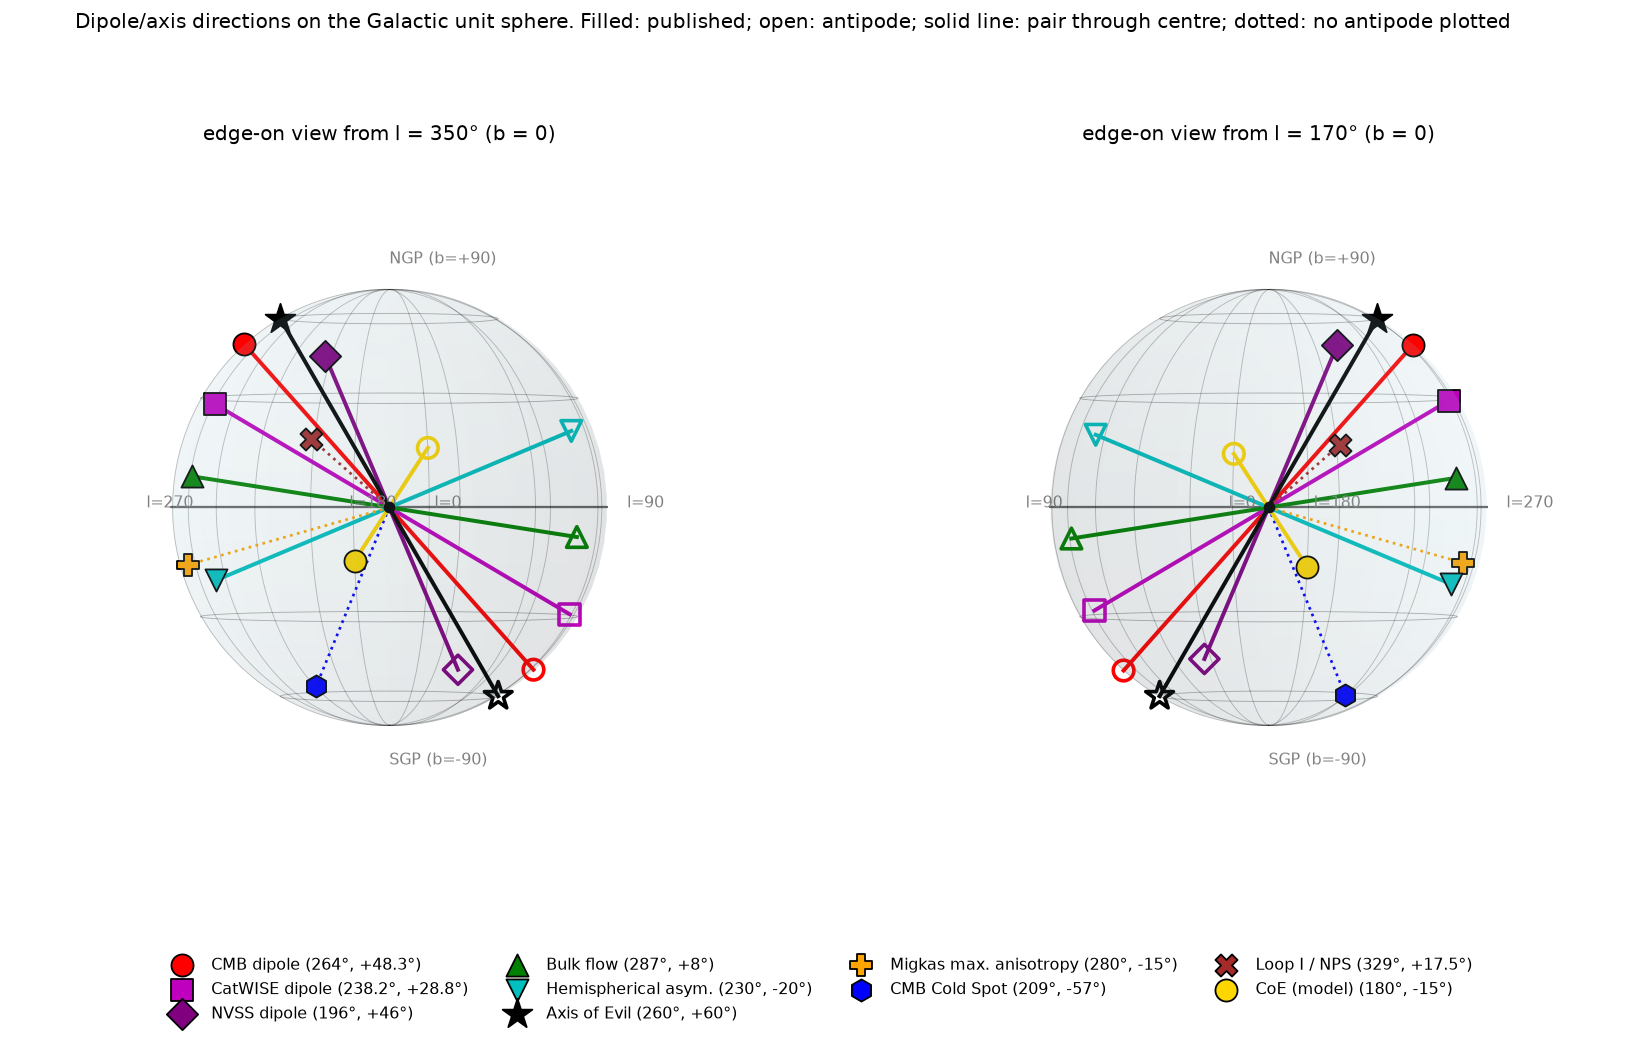

Reproduce this figure in Python.
# 3D Galactic sphere: each direction (filled) and its antipode (open), joined through the centre by a line of the same colour.
import os,numpy as np,matplotlib;matplotlib.use('Agg');import matplotlib.pyplot as plt
H=os.path.dirname(os.path.abspath(__file__))
exec(open(H+'/dipoles_sky_map.py').read().split('def xy')[0].split('H=os.path')[1].split('\n',1)[1])  # loads P
def v(l,b):l,b=np.radians(l),np.radians(b);return np.array([np.cos(b)*np.cos(l),np.cos(b)*np.sin(l),np.sin(b)])
fig=plt.figure(figsize=(16,8))
for k,(el,az) in enumerate([(0,-10),(0,170)]):
  ax=fig.add_subplot(1,2,k+1,projection='3d')
  u,w=np.mgrid[0:2*np.pi:60j,0:np.pi:30j]
  ax.plot_surface(np.cos(u)*np.sin(w),np.sin(u)*np.sin(w),np.cos(w),color='lightblue',alpha=.08,lw=0)
  t=np.linspace(0,2*np.pi,200)
  for B in (-60,-30,0,30,60):
    r=np.cos(np.radians(B));ax.plot(r*np.cos(t),r*np.sin(t),np.sin(np.radians(B))+0*t,'k',lw=1.2 if B==0 else .5,alpha=.6 if B==0 else .3)
  for L in range(0,360,30):
    bb=np.radians(np.linspace(-90,90,100));ax.plot(np.cos(bb)*np.cos(np.radians(L)),np.cos(bb)*np.sin(np.radians(L)),np.sin(bb),'k',lw=.5,alpha=.25)
  for L,lab in [(0,'l=0'),(90,'l=90'),(180,'l=180'),(270,'l=270')]:p=1.12*v(L,0);ax.text(*p,lab,fontsize=9,color='gray')
  ax.text(0,0,1.12,'NGP (b=+90)',fontsize=9,color='gray');ax.text(0,0,-1.18,'SGP (b=-90)',fontsize=9,color='gray');ax.scatter(0,0,0,color='k',s=30)
  for n,l,b,c,mk,anti in P:
    a=v(l,b);ax.scatter(*a,color=c,marker=mk,s=150 if mk!='*' else 300,edgecolors='k',depthshade=False,label=f'{n} ({l:g}°, {b:+g}°)' if k==0 else None)
    if anti:
      z=-a;ax.plot([a[0],z[0]],[a[1],z[1]],[a[2],z[2]],'-',color=c,lw=2.2)
      ax.scatter(*z,facecolors='none',edgecolors=c,marker=mk,s=130 if mk!='*' else 260,linewidths=2,depthshade=False)
    else:ax.plot([0,a[0]],[0,a[1]],[0,a[2]],':',color=c,lw=1.5)
  ax.set_box_aspect((1,1,1));ax.set_xlim(-1,1);ax.set_ylim(-1,1);ax.set_zlim(-1,1);ax.view_init(el,az);ax.set_axis_off()
  ax.set_title(f'edge-on view from l = {az%360}° (b = 0)',fontsize=11)
fig.legend(loc='lower center',ncol=4,fontsize=9,frameon=False)
fig.suptitle('Dipole/axis directions on the Galactic unit sphere. Filled: published; open: antipode; solid line: pair through centre; dotted: no antipode plotted',fontsize=11)
fig.savefig(H+'/dipoles_sphere.png',dpi=130,facecolor='white',bbox_inches='tight')
